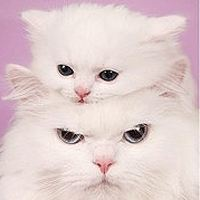
#> input picture resource/image/cat.jpg, 200 x 200 px
$ python '10.图像平滑.py'
#> lines starting #> are read from the running program, lines starting #| are printed output that depends on the picture
#!/usr/bin/env python3
# -*- coding:utf-8 -*-

import cv2
import os
import numpy as np
from constants import res_image_path

img = cv2.imread(os.path.join(res_image_path, 'cat.jpg'))
#> img is the input picture: shape (200, 200, 3); mean B, G, R 205.6, 205.7, 224.5

# # 均值滤波
# # 简单的平均卷积操作
blur = cv2.blur(img, (3, 3))
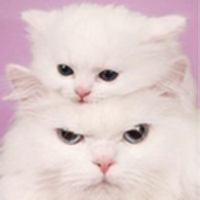
#> blur: shape (200, 200, 3); mean B, G, R 205.6, 205.6, 224.5
# [21 lines of commented-out code are left out]
auusion = cv2.GaussianBlur(img, (5, 5), 1)
# cv2.imshow('auusion', auusion)
# cv2.waitKey(0)
# cv2.destroyAllWindows()

# 中值滤波
# 相当于用中值代替
median = cv2.medianBlur(img, 5)
# cv2.imshow('median', median)
# cv2.waitKey(0)
# cv2.destroyAllWindows()

# 展示所有的
res = np.hstack((blur, auusion, median))
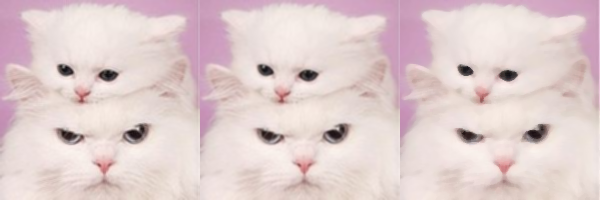
#> res: shape (200, 600, 3); mean B, G, R 205.8, 205.8, 224.7
print(res)
#> (printed output is left out)
cv2.imshow('median vs average', res)
cv2.waitKey(0)
cv2.destroyAllWindows()
